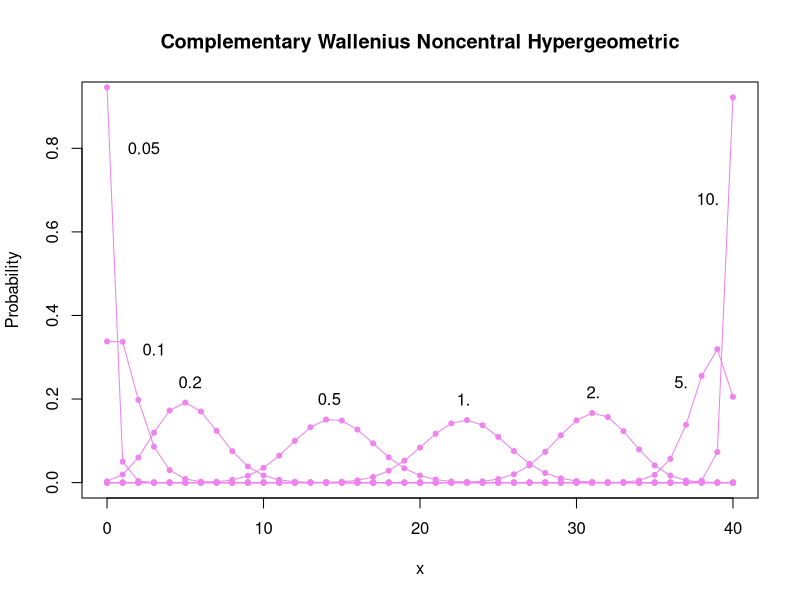

The R script that drew this image:
# plot complementary wallenius distribution

require(BiasedUrn)
require(stats)

dCWNCHypergeo <- function(x,m1,m2,n,odds) {
  N = m1 + m2
  dWNCHypergeo(m1-x, m1,m2, N-n, 1/odds)
}


plot5 <- function(m1, m2, n) {
  N = m1 + m2
  n2 = N - n
  xmin <- m1 - maxHypergeo(m1, m2, n)
  xmax <- m1 - minHypergeo(m1, m2, n)
  cl = "violet"
  x <- xmin : xmax
  cwnc  <- dCWNCHypergeo(x, m1, m2, n2, 10.)
  plot   (x, cwnc, type="o", col=cl, pch=20,
     main = "Complementary Wallenius Noncentral Hypergeometric",
     xlab = "x", ylab = "Probability")
  cwnc  <- dCWNCHypergeo(x, m1, m2, n2, 0.2)
  points (x, cwnc, type="o", col=cl, pch=20)
  cwnc  <- dCWNCHypergeo(x, m1, m2, n2, 0.5)
  points (x, cwnc, type="o", col=cl, pch=20)
  cwnc  <- dCWNCHypergeo(x, m1, m2, n2, 1.0)
  points (x, cwnc, type="o", col=cl, pch=20)
  cwnc  <- dCWNCHypergeo(x, m1, m2, n2, 2.)
  points (x, cwnc, type="o", col=cl, pch=20)
  cwnc  <- dCWNCHypergeo(x, m1, m2, n2, 5.)
  points (x, cwnc, type="o", col=cl, pch=20)
  cwnc  <- dCWNCHypergeo(x, m1, m2, n2, 0.1)
  points (x, cwnc, type="o", col=cl, pch=20)
  cwnc  <- dCWNCHypergeo(x, m1, m2, n2, 0.05)
  points (x, cwnc, type="o", col=cl, pch=20)

  text(2.35, .8, "0.05", cex=1)
  text(3.0, .32, "0.1", cex=1)
  text(5.3, .24, "0.2", cex=1)
  text(14.2, .20, "0.5", cex=1)
  text(22.8, .20, "1.", cex=1)
  text(31.08, .216, "2.", cex=1)
  text(36.7, .24, "5.", cex=1)
  text(38.4, .68, "10.", cex=1)
}

plot5 (80, 60, 100)
